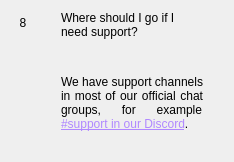
                  <widget class="QWidget" name="widgetFaq8" native="true">
                   <layout class="QHBoxLayout" name="horizontalpage_8" stretch="0,1">
                    <item alignment="Qt::AlignTop">
                     <widget class="QLabel" name="labelNumber8">
                      <property name="minimumSize">
                       <size>
                        <width>24</width>
                        <height>24</height>
                       </size>
                      </property>
                      <property name="maximumSize">
                       <size>
                        <width>16777215</width>
                        <height>24</height>
                       </size>
                      </property>
                      <property name="text">
                       <string>8</string>
                      </property>
                      <property name="alignment">
                       <set>Qt::AlignCenter</set>
                      </property>
                     </widget>
                    </item>
                    <item>
                     <layout class="QVBoxLayout" name="verticalLayoutpage_8">
                      <property name="leftMargin">
                       <number>20</number>
                      </property>
                      <property name="rightMargin">
                       <number>20</number>
                      </property>
                      <item>
                       <widget class="QLabel" name="labelSubtitle8">
                        <property name="text">
                         <string>Where should I go if I need support?</string>
                        </property>
                        <property name="wordWrap">
                         <bool>true</bool>
                        </property>
                       </widget>
                      </item>
                      <item>
                       <spacer name="verticalSpacer_80">
                        <property name="orientation">
                         <enum>Qt::Vertical</enum>
                        </property>
                        <property name="sizeType">
                         <enum>QSizePolicy::Fixed</enum>
                        </property>
                        <property name="sizeHint" stdset="0">
                         <size>
                          <width>20</width>
                          <height>30</height>
                         </size>
                        </property>
                       </spacer>
                      </item>
                      <item>
                       <widget class="QLabel" name="labelContent8">
                        <property name="text">
                         <string>
                           &lt;html&gt;&lt;head/&gt;&lt;body&gt;&lt;p align=&quot;justify&quot;&gt;
                           We have support channels in most of our official chat groups, for example
                           &lt;a style='color: #b088ff' href='https://discord.gg/45KM5mW'&gt;
                           #support in our Discord&lt;/a&gt;.
                         </string>
                        </property>
                        <property name="alignment">
                         <set>Qt::AlignLeading|Qt::AlignLeft|Qt::AlignTop</set>
                        </property>
                        <property name="wordWrap">
                         <bool>true</bool>
                        </property>
                       </widget>
                      </item>
                      <item>
                       <spacer name="verticalSpacer_81">
                        <property name="orientation">
                         <enum>Qt::Vertical</enum>
                        </property>
                        <property name="sizeHint" stdset="0">
                         <size>
                          <width>20</width>
                          <height>20</height>
                         </size>
                        </property>
                       </spacer>
                      </item>
                     </layout>
                    </item>
                   </layout>
                  </widget>
